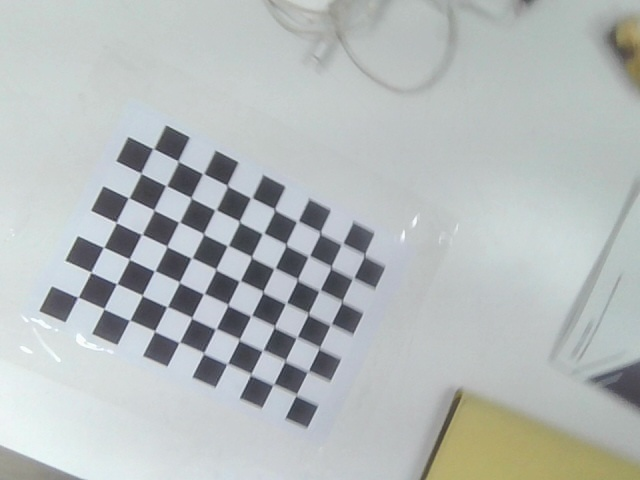
#> input picture raw_chessboards/000.jpg, 640 x 480 px, given in place of the camera
$ python capture_calibration_images.py
#> lines starting #> are read from the running program, lines starting #| are printed output that depends on the picture
import cv2 as cv
import numpy as np
import os

pattern_size = (10, 7)
target_count = 100
save_dir = "raw_chessboards"

os.makedirs(save_dir, exist_ok=True)

cap = cv.VideoCapture(0)

criteria = (
    cv.TERM_CRITERIA_EPS + cv.TERM_CRITERIA_MAX_ITER,
    30,
    0.001
)

saved = 0
last_corners = None

MIN_SHIFT = 20
MIN_BLUR_SCORE = 100
MIN_BOARD_AREA_RATIO = 0.08

while True:
    ret, frame = cap.read()
#> frame is the input picture: shape (480, 640, 3); mean B, G, R 186.4, 186.7, 181.1
    if not ret:
        break

    gray = cv.cvtColor(frame, cv.COLOR_BGR2GRAY)
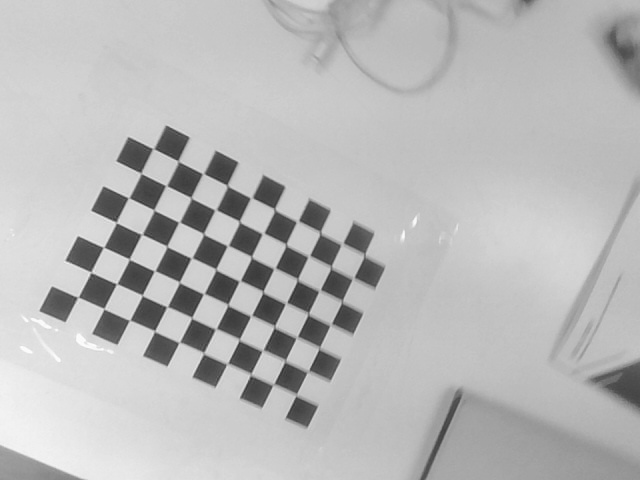
#> gray: shape (480, 640); min 48, max 254, mean 184.9

    found, corners = cv.findChessboardCorners(
        gray,
        pattern_size,
        flags=
            cv.CALIB_CB_ADAPTIVE_THRESH +
            cv.CALIB_CB_NORMALIZE_IMAGE
    )
#> found = True; corners = 70 rows, first 8: [295.2, 395.8], [273.3, 386.2], [249.6, 374.8], [227, 363.5], [203.1, 353.4], [179.2, 342.4], [154.3, 331.2], [129.8, 320.5]

    display = frame.copy()

    if found:
        corners = cv.cornerSubPix(
            gray,
            corners,
            (11,11),
            (-1,-1),
            criteria
        )
#> corners = 70 rows, first 8: [296.1, 394.9], [273.4, 384.4], [250.7, 374.4], [227.3, 363.6], [203.6, 353.1], [179.4, 342.3], [154.6, 331.1], [129.7, 320.2]

        cv.drawChessboardCorners(display, pattern_size, corners, found)

        # Blur Score
        blur_score = cv.Laplacian(gray, cv.CV_64F).var()
#> blur_score = 117.9

        # Board Area Ratio
        x, y, w, h = cv.boundingRect(corners)
#> x = 77; y = 148; w = 288; h = 247
        area_ratio = (w * h) / (frame.shape[0] * frame.shape[1])
#> area_ratio = 0.232

        # Diversity Check
        shift_ok = False
        if last_corners is None:
            shift_ok = True
        else:
            shift = np.mean(
                np.linalg.norm(
                    corners.reshape(-1,2) - last_corners.reshape(-1,2),
                    axis=1
                )
            )
            shift_ok = shift > MIN_SHIFT

        if (
            blur_score > MIN_BLUR_SCORE and
            area_ratio > MIN_BOARD_AREA_RATIO and
            shift_ok
        ):
            path = os.path.join(save_dir, f"{saved:03d}.jpg")
            cv.imwrite(path, frame)

            print(
                f"Saved {saved} | "
                f"Blur={blur_score:.1f} | "
                f"Area={area_ratio:.3f}"
            )
#| Saved 0 | Blur=117.9 | Area=0.232

            last_corners = corners.copy()
#> last_corners has the same summary as corners
            saved += 1

    cv.putText(
        display,
        f"Saved: {saved}/{target_count}",
        (20,40),
        cv.FONT_HERSHEY_SIMPLEX,
        1,
        (0,255,0),
        2
    )
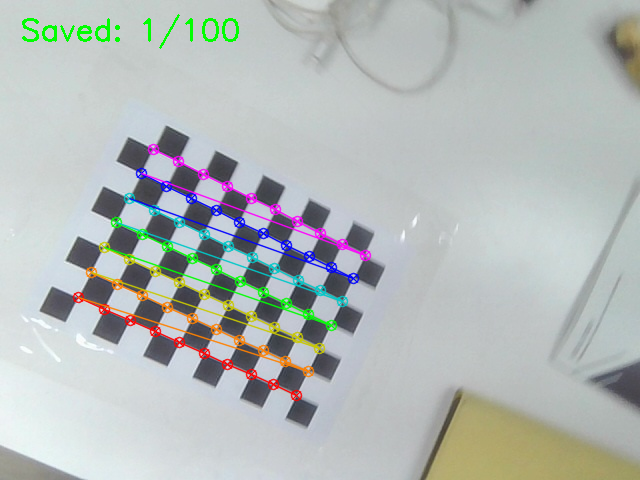
#> display: shape (480, 640, 3); mean B, G, R 184.1, 185.9, 179.9

    cv.imshow("Smart Capture", display)

    if saved >= target_count:
        break

    if cv.waitKey(1) == 27:
#> (key Esc is pressed here)
        break

cap.release()
cv.destroyAllWindows()

$ run again, on raw_chessboards/001.jpg
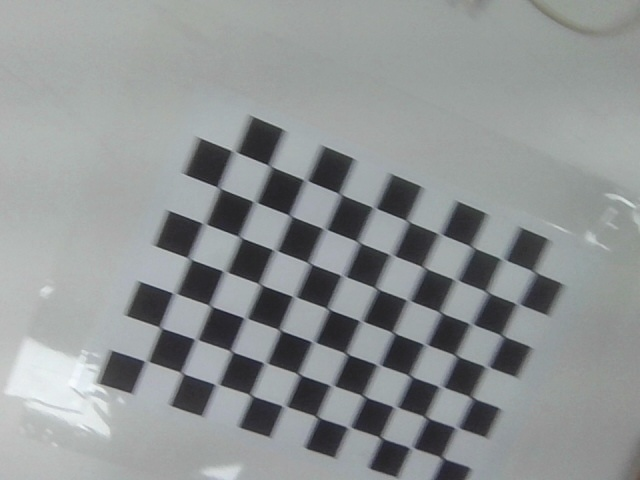
#> input picture raw_chessboards/001.jpg, 640 x 480 px, given in place of the camera
#> frame is the input picture: shape (480, 640, 3); mean B, G, R 148.2, 147.6, 143.6
#> `found, corners = cv.findChessboardCorners( gray, pattern_size, flags= ..`: found = True; corners = 70 rows, first 8: [442, 457.5], [412, 448], [383.4, 437.1], [350.9, 427.7], [318, 417], [285.4, 406.5], [251, 395], [216.4, 384.3]
#> `corners = cv.cornerSubPix( gray, corners, (11,11), (-1,-1), criteria )`: corners = 70 rows, first 8: [442.2, 457.7], [411.5, 447.7], [380.8, 437.7], [349.2, 427.4], [317.4, 417], [284.6, 406.2], [251, 395.1], [217.2, 384.5]
#> blur_score = 101.2
#> x = 146; y = 151; w = 389; h = 307
#> area_ratio = 0.389
#| Saved 0 | Blur=101.2 | Area=0.389
#> last_corners has the same summary as corners
#> `cv.putText( display, f"Saved: {saved}/{target_count}", (20,40), cv.FON..`:
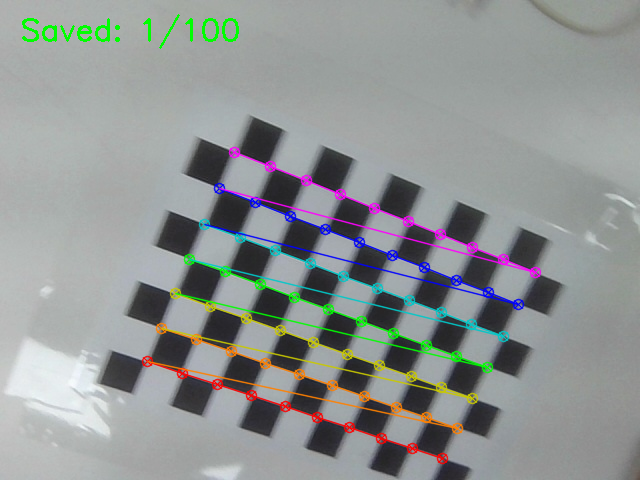
#> display: shape (480, 640, 3); mean B, G, R 146.9, 147.8, 143.4

$ run again, on raw_chessboards/002.jpg
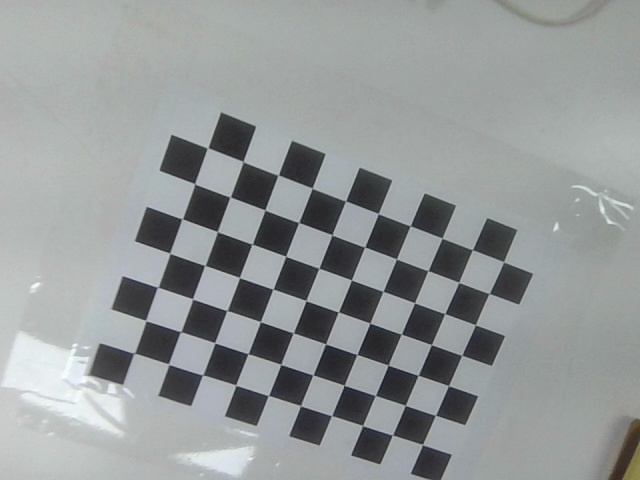
#> input picture raw_chessboards/002.jpg, 640 x 480 px, given in place of the camera
#> frame is the input picture: shape (480, 640, 3); mean B, G, R 152.9, 152.5, 148.4
#> `found, corners = cv.findChessboardCorners( gray, pattern_size, flags= ..`: found = True; corners = 70 rows, first 8: [422.3, 444.4], [391.8, 434.4], [363.2, 425.3], [331.4, 415.5], [299.6, 405.9], [268.4, 395.5], [235, 385.7], [202.5, 374.4]
#> `corners = cv.cornerSubPix( gray, corners, (11,11), (-1,-1), criteria )`: corners = 70 rows, first 8: [422.6, 444.6], [392.5, 435], [362.6, 425.6], [331.6, 415.6], [300.5, 405.7], [268.4, 395.5], [235.8, 385.2], [202.7, 375]
#> blur_score = 210.9
#> x = 134; y = 147; w = 370; h = 298
#> area_ratio = 0.359
#| Saved 0 | Blur=210.9 | Area=0.359
#> last_corners has the same summary as corners
#> `cv.putText( display, f"Saved: {saved}/{target_count}", (20,40), cv.FON..`:
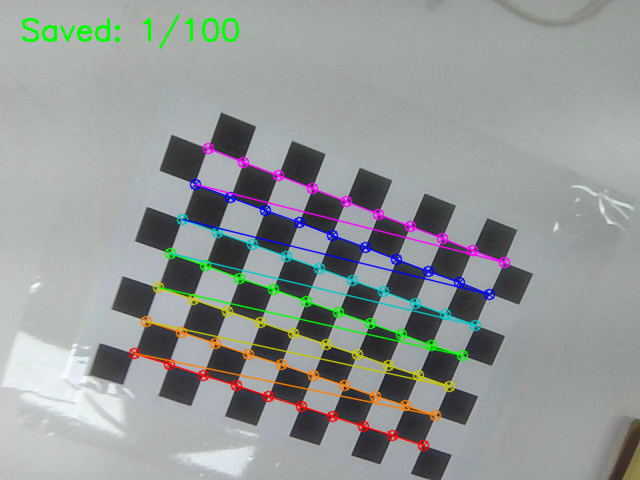
#> display: shape (480, 640, 3); mean B, G, R 151.7, 152.8, 148.2

$ run again, on raw_chessboards/003.jpg
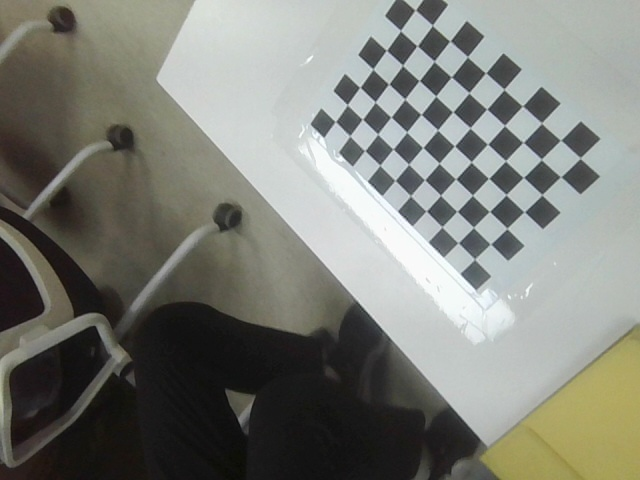
#> input picture raw_chessboards/003.jpg, 640 x 480 px, given in place of the camera
#> frame is the input picture: shape (480, 640, 3); mean B, G, R 118.7, 126, 124.4
#> `gray = cv.cvtColor(frame, cv.COLOR_BGR2GRAY)`:
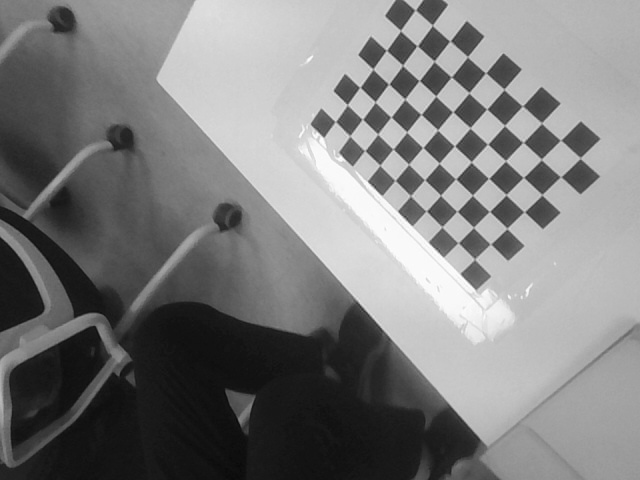
#> gray: shape (480, 640); min 9, max 254, mean 124.7
#> `found, corners = cv.findChessboardCorners( gray, pattern_size, flags= ..`: found = True; corners = 70 rows, first 8: [474.6, 259.1], [458.4, 242.7], [442, 226.5], [426.5, 210.9], [410.5, 195.6], [395.1, 180.4], [380, 165], [364.8, 150.5]
#> `corners = cv.cornerSubPix( gray, corners, (11,11), (-1,-1), criteria )`: corners = 70 rows, first 8: [474.6, 259.1], [458.2, 242.8], [442, 226.8], [426.3, 211.1], [410.5, 195.7], [395.2, 180.4], [379.8, 165.2], [364.7, 150.7]
#> blur_score = 159.8
#> x = 335; y = 10; w = 246; h = 250
#> area_ratio = 0.2
#| Saved 0 | Blur=159.8 | Area=0.200
#> last_corners has the same summary as corners
#> `cv.putText( display, f"Saved: {saved}/{target_count}", (20,40), cv.FON..`:
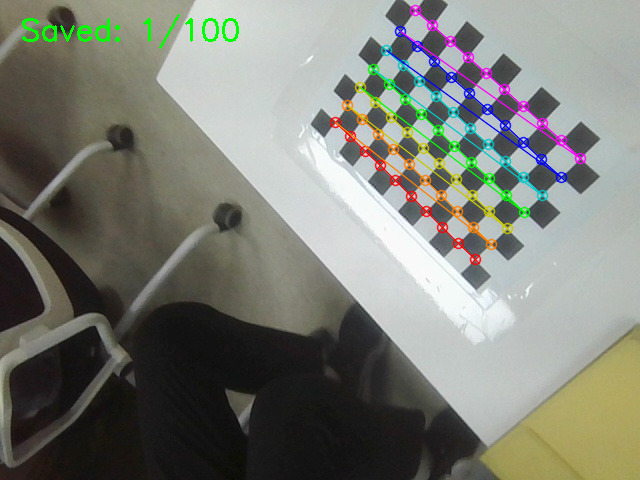
#> display: shape (480, 640, 3); mean B, G, R 117.1, 125.7, 123.5
